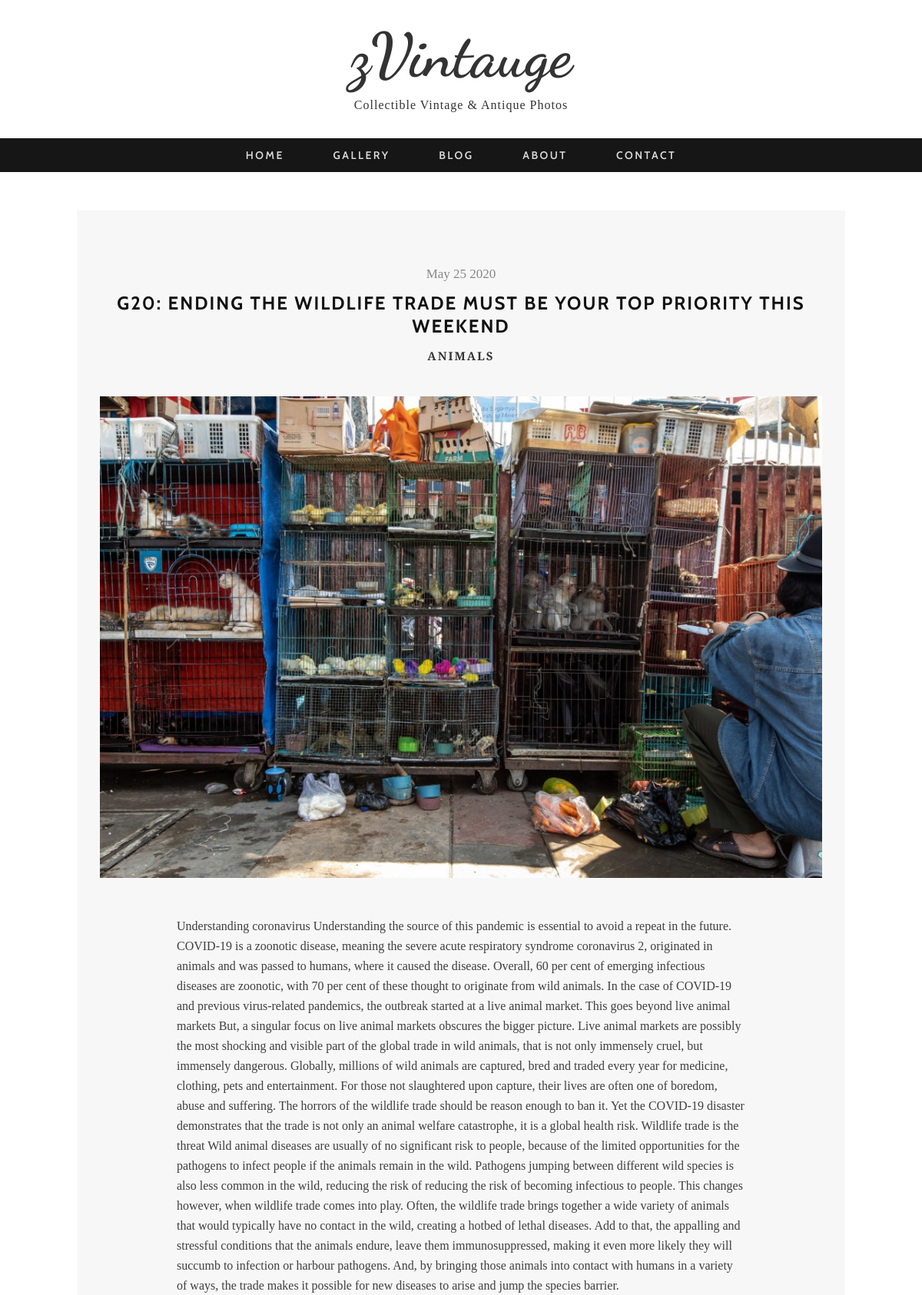
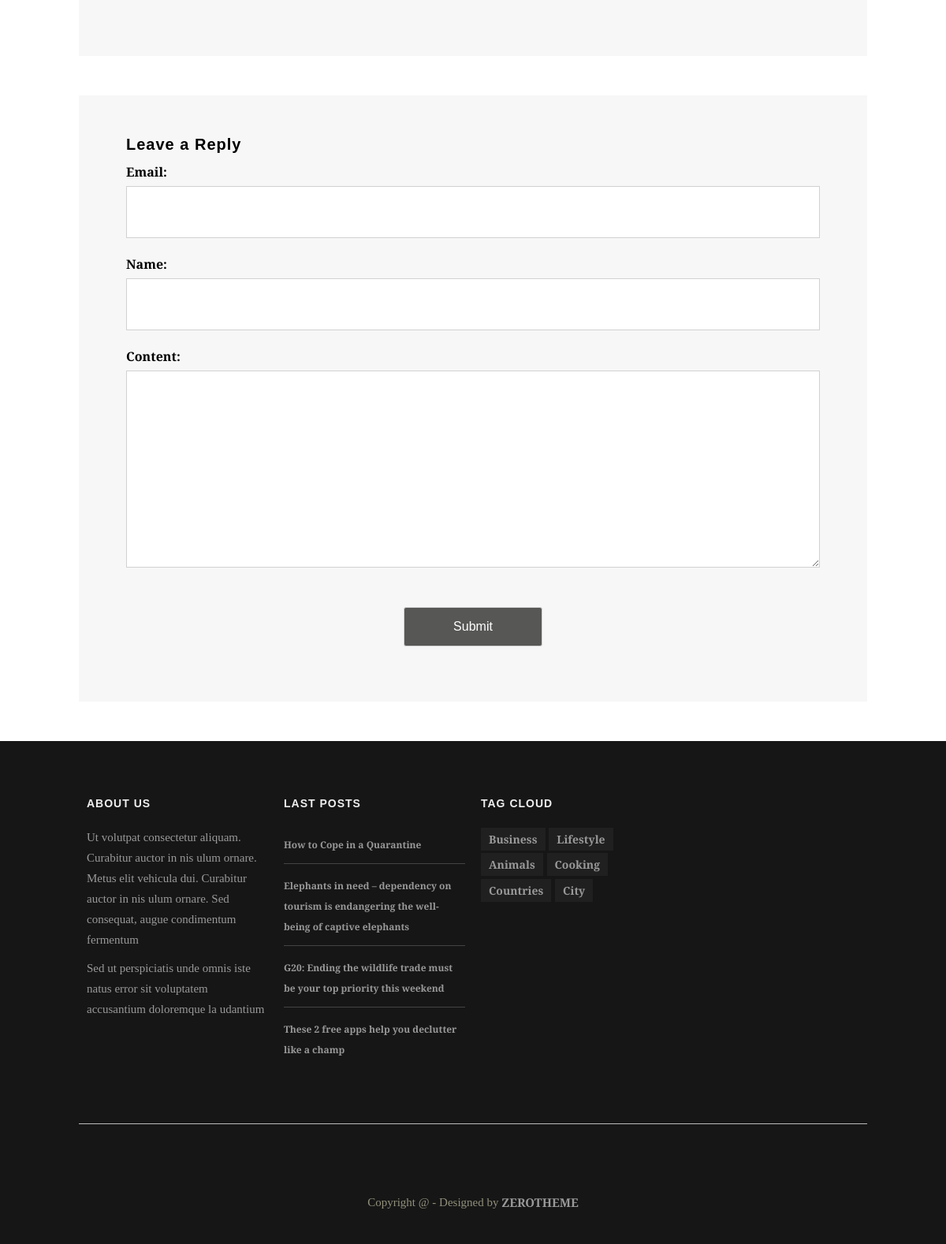
The page /blog/6/ on the database its author committed (2 pictures, top to bottom).
### blog/models.py (models this page shows, shortened)
class Article(models.Model):
    title = models.CharField(max_length = 255)
    min_text = models.CharField(max_length = 1023, blank = True, default="")
    text = models.TextField()
    tags = models.ManyToManyField(Tag)
    date_created = models.DateTimeField(auto_now_add = True)
    image = models.ImageField(upload_to = 'images', null = True, blank = True)
    def get_absolute_url(self):
        return reverse('article_detail_url', kwargs = { 'id' : self.id })

class Tag(models.Model):
    name = models.CharField(max_length = 50)
    def get_absolute_url(self):
        return reverse('tag_detail_url', kwargs = { 'tagname' : self.name })

### blog/views.py (the view, shortened to what this page needs)
# urls.py: path('<int:id>/', views.ArticleDetail.as_view(), name = 'article_detail_url'),
class ArticleDetail(View):
    def get(self, request, id):
        article = Article.objects.get(id = id)
        form = ReplyForm()
        context = {
            'article': article,
            'form': form
        }
        return render(request, 'blog/article_detail.html', context)

### blog/forms.py
class ReplyForm(forms.ModelForm):
    class Meta:
        model = Reply
        exclude = ('article', 'date_created')

### blog/templatetags/blog_extras.py (called while the page is built)
@register.simple_tag
def get_tags():
    tags = Tag.objects.all()
    return tags

@register.simple_tag
def get_last_posts():
    posts = Article.objects.order_by('-date_created')[:4]
    return posts

### blog/templates/blog/article_detail.html (shortened to what this page needs)
{% extends 'base_blog.html' %}
{% block content %}
<section id="container">
    <div class="wrap-container">
        <div id="main-content">
            <div class="wrap-content">
                <div class="row">
                    <article class="single-post zerogrid">
                        <div class="row wrap-post">
                            <div class="entry-header">
                                <span class="time">{{ article.date_created|date:'F j Y' }}</span>
                                <h2 class="entry-title"><a href="#">{{ article.title }}</a></h2>
                                <span class="cat-links">
                                    {% include 'includes/tags_list.html' %}
                                </span>
                            </div>
                            <div class="post-thumbnail-wrap">
                                {% if article.image %}
                                    <img src="{{ article.image.url }}" alt="{{ article.image }}"/>
                                {% endif %}
                            </div>
                            <div class="entry-content">
                                {{ article.text|safe }}
                            </div>
                        </div>
                    </article>
                    <div class="zerogrid">
                        <div class="comments-are">
                            <div id="comment">
                                <h3>Leave a Reply</h3>
                                <form name="comment_form" id="comment_form" method="post" action="">
                                    {{ form.as_p }}
                                    <center><input class="sendButton" type="submit" name="submitcomment" value="Submit"></center>
                                </form>
                            </div>
                        </div>
                    </div>
                </div>
            </div>
        </div>
    </div>
</section>
{% endblock content %}

### blog/templates/includes/tags_list.html
{% for tag in article.tags.all %}
    {% if forloop.counter == article.tags.all.count %}
        <a href="{{ tag.get_absolute_url }}">{{ tag.name }}</a>
    {% else %}
        <a href="{{ tag.get_absolute_url }}">{{ tag.name }}</a>,
    {% endif %}
{% endfor %}

### blog/templates/includes/footer.html (shortened to what this page needs)
{% load blog_extras %}
<footer>
    <div class="zerogrid wrap-footer">
        <div class="row">
            <div class="col-1-4 col-footer-1">
                <div class="wrap-col">
                    <h3 class="widget-title">About Us</h3>
                    <p>Ut volutpat consectetur aliquam. Curabitur auctor in nis ulum ornare. Metus elit vehicula dui. Curabitur auctor in nis ulum ornare. Sed consequat, augue condimentum fermentum</p>
                    <p>Sed ut perspiciatis unde omnis iste natus error sit voluptatem accusantium doloremque la udantium</p>
                </div>
            </div>
            <div class="col-1-4 col-footer-2">
                <div class="wrap-col">
                    <h3 class="widget-title">Last Posts</h3>
                    <ul>
                        {% get_last_posts as posts %}
                        {% for post in posts %}
                            <li><a href="{{ post.get_absolute_url }}">{{ post.title }}</a></li>
                        {% endfor %}
                    </ul>
                </div>
            </div>
            <div class="col-1-4 col-footer-3">
                <div class="wrap-col">
                    <h3 class="widget-title">Tag Cloud</h3>
                    {% get_tags as tags %}
                    {% for tag in tags %}
                        <a href="{{ tag.get_absolute_url }}">{{ tag.name }}</a>
                    {% endfor %}
                </div>
            </div>
        </div>
    </div>
    <div class="zerogrid bottom-footer">
        <div class="row">
            <div class="bottom-social">
                <a href="#"></a>
                <a href="#"></a>
                <a href="#"></a>
                <a href="#"></a>
                <a href="#"></a>
                <a href="#"></a>
                <a href="#"></a>
                <a href="#"></a>
            </div>
        </div>
        <div class="copyright">
            Copyright @ - Designed by <a href="https://www.zerotheme.com" title="free website templates">ZEROTHEME</a>
        </div>
    </div>
</footer>

### static/css/zerogrid.css (style rules this page uses)
.zerogrid { width: 1000px; position: relative; margin: 0 auto; padding: 0px; }
.zerogrid:after { content: "\0020"; display: block; height: 0; clear: both; visibility: hidden; }
.zerogrid .row:before,.row:after { content: '\0020'; display: block; overflow: hidden; visibility: hidden; width: 0; height: 0; }
.zerogrid .row:after { clear: both; }
.zerogrid .row { zoom: 1; }
.zerogrid .wrap-col { margin:10px; }
.zerogrid .col-1-2, .zerogrid .col-1-3, .zerogrid .col-2-3, .zerogrid .col-1-4, .zerogrid .col-2-4, .zerogrid .col-3-4, .zerogrid .col-1-5, .zerogrid .col-2-5, .zerogrid .col-3-5, .zerogrid .col-4-5, .zerogrid .col-1-6, .zerogrid .col-2-6, .zerogrid .col-3-6, .zerogrid .col-4-6, .zerogrid .col-5-6 { float:left; display: inline-block; }
.zerogrid .col-1-4,.zerogrid .col-1-4-fixed { width:25%; }

### rows shown on the page
Article: date_created "May 25 2020", title "G20: ENDING THE WILDLIFE TRADE MUST BE YOUR TOP PRIORITY THIS WEEKEND", image (picture), text "Understanding coronavirus Understanding the source of this pandemic is essential to avoid a repeat in the future. COVID-19 is a zoonotic disease, meaning the severe acute respiratory syndrome coronavirus 2, originated in animals and was passed to humans, where it caused the disease. Overall, 60 per cent of emerging infectious diseases are zoonotic, with 70 per cent of these thought to originate from wild animals. In the case of COVID-19 and previous virus-related pandemics, the outbreak started at a live animal market. This goes beyond live animal markets But, a singular focus on live animal markets obscures the bigger picture. Live animal markets are possibly the most shocking and visible…", title "G20: Ending the wildlife trade must be your top priority this weekend"
Tag: name "ANIMALS", name "Animals"
Article: title "How to Cope in a Quarantine"
Article: title "Elephants in need – dependency on tourism is endangering the well-being of captive elephants"
Article: title "These 2 free apps help you declutter like a champ"
Tag: name "Business"
Tag: name "Lifestyle"
Tag: name "Cooking"
Tag: name "Countries"
Tag: name "City"
